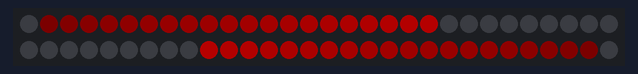
A sketch run on a simulated Arduino Uno, built with avr-gcc and run on an emulated ATmega328P. Shown: 60 RGB LEDs in strip order, left to right, continuing on the next row. Dim RGB values are drawn brighter than linear; random numbers use the default seed unless the sketch sets one.

Above: at 0.16 s.
At 1.69 s:
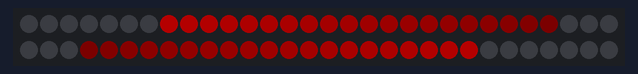
At 2.92 s:
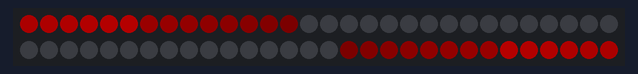
At 7.24 s:
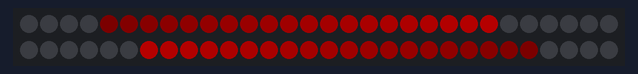
At 10.61 s:
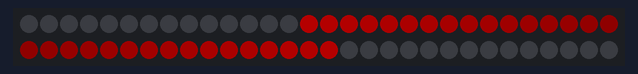
At 15.52 s:
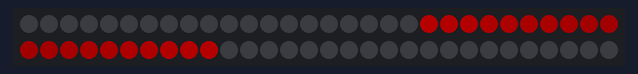

The sketch:

Effects.ino
```cpp
#include <Adafruit_NeoPixel.h>
#ifdef __AVR__
#include <avr/power.h>
#endif

#define PIN 21
#define NUMLEDS 60
#define BRIGHTNESS 64

Adafruit_NeoPixel strip = Adafruit_NeoPixel(NUMLEDS, PIN, NEO_GRB + NEO_KHZ800);

void setup() {
  strip.begin();
  strip.setBrightness(BRIGHTNESS);
  strip.show();
}

void loop() {
  strip.clear();

  //MaxAmperageTest(50);
  //StrangerThings(" BEHIND YOU ", 1200);

  //Punto de fuego rebotando.
  ResetIVs(0.9);
  for (int i = 0; i <= 25; i++) {
    //Gravity(255, 220, 255, 0.95, 0.85, 0);
  }

  //Coche fantastico arcoiris.
  for (int i = 0; i <= 3; i++) {
    //KnightRider(30, 0.5, 5, 0, 50);
  }

  //Coche fantastico.
  KnightRiderSetHue(0);
  for (int i = 0; i <= 6; i++) {
    KnightRider(20, 0, 0, true, 10);
  }
}
```

Gravity.ino
```cpp
#include <Adafruit_NeoPixel.h>
#include <Math.h>
#ifdef __AVR__
#include <avr/power.h>
#endif

// v=12; a=-0.6 :: Para que el punto llegue hasta el led 60 en t=10.
float v = NUMLEDS / 5.0;
float a = -v / 20.0;
float d = 0.9;

void ResetIVs(float decay) {
  v = NUMLEDS / 5;
  a = -v / 20.0;
  d = decay;
}

void Gravity(uint8_t red, uint8_t green, uint8_t blue, float redsmooth, float greensmooth, float bluesmooth) {
  int pos = 0;
  for (float t = 0; pos >= 0; t += 0.06) {
    pos = CalcPosition(t);
    strip.setPixelColor(pos, red, green, blue);
    strip.show();
    Smooth(redsmooth, greensmooth, bluesmooth);
  }
  v *= d;
}

int CalcPosition(float t) {
  float res = (t * v) + (t * t * a);
  return round(res);
}
```

KnightRider.ino
```cpp
#include <Adafruit_NeoPixel.h>
#ifdef __AVR__
#include <avr/power.h>
#endif

float hue = 0;  //Color inicial, de 0 a 255. Float para que lo podamos modificar mas suavemente.

void KnightRiderSetHue(float h) {
  hue = h;
}

void KnightRider(int trail, float rainbow, float rainbowTrail, bool mirrored, uint8_t wait) {
  for (int i = 0; i < NUMLEDS * 2; i++) {
    Trail(i, trail, rainbowTrail, true);

    strip.show();
    delay(wait);
    hue += rainbow;  //Comentar si no quieres que vaya rotando colores.
  }
}

void Trail(int startPos, int trail, float rainbowTrail, bool mirrored) {
  int mirror = 1 + mirrored;
  for (int j = 0; j <= trail; j++) {
    uint32_t color;
    int pos;
    float alpha;
    //Vamos desde 0 hasta el doble del nº de leds
    pos = (startPos + j) % (NUMLEDS * 2 / mirror);
    alpha = (j * 1.0f) / (trail);

    color = Wheel(hue + j * rainbowTrail, alpha);

    if (pos >= NUMLEDS / mirror) {
      //Si pos es mayor al nº de leds, vamos hacia la izq.
      pos = (NUMLEDS - pos % (NUMLEDS)) - 1;
    }

    strip.setPixelColor(pos, color);
    if (mirrored) {
      strip.setPixelColor(NUMLEDS - pos - 1, color);
    }
  }
}
```

MaxAmperageTest.ino
```cpp
#include <Adafruit_NeoPixel.h>
#ifdef __AVR__
#include <avr/power.h>
#endif

void MaxAmperageTest(int wait) {
  strip.setBrightness(255);

  for (int i = 0; i < NUMLEDS; i++) {
    strip.setPixelColor(i, 255, 255, 255);
    strip.show();
    delay(wait);
  }

  delay(wait * 10);
  strip.setBrightness(BRIGHTNESS);
}
```

StrangerThings.ino
```cpp
#include <Adafruit_NeoPixel.h>

String letters = "ABCDEFGHIJKLMNOPQRSTUVWXYZÑ";
int spacing = 2;
void StrangerThings(String phrase, int wait) {
  for (int i = 0; i < phrase.length(); i++) {
    int pos = letters.indexOf(phrase.charAt(i));
    strip.setPixelColor(pos * spacing, GetRandomColor());
    strip.show();
    delay(wait);
    strip.setPixelColor(pos * spacing, 0);
  }
}
```

Utility.ino
```cpp
//La misma funcion Wheel que viene en los ejemplos, pero le he añadido el parametro alpha para controlar el brillo.
uint32_t Wheel(byte WheelPos, float alpha) {
  WheelPos = 255 - WheelPos;
  if (WheelPos < 85) {
    return strip.Color((255 - WheelPos * 3) * alpha , 0, WheelPos * 3 * alpha);
  }
  if (WheelPos < 170) {
    WheelPos -= 85;
    return strip.Color(0, WheelPos * 3 * alpha, (255 - WheelPos * 3) * alpha);
  }
  WheelPos -= 170;
  return strip.Color(WheelPos * 3 * alpha,  (255 - WheelPos * 3) * alpha, 0);
}

void Smooth(float r, float g, float b) {
  for (int i = 0; i < NUMLEDS; i++) {
    SmoothPixel(i, r, g, b);
  }
}

void SmoothPixel(int i, float r, float g, float b) {
  //Cojemos los valores RGB del strip.Color que nos pasan (formato int), y los suavizamos segun los parametros de entrada.
  long lngRGB = strip.getPixelColor(i);

  if (lngRGB != 0) {
    uint8_t u8R = (uint8_t)((lngRGB >> 16) & 0xff),
            u8G = (uint8_t)((lngRGB >> 8) & 0xff),
            u8B = (uint8_t)(lngRGB & 0xff);

    strip.setPixelColor(i, u8R * r, u8G * g, u8B * b);
  }
}

uint32_t GetRandomColor() {
  byte r = random(256);
  return Wheel(r, 1.0);;
}
```

Measured:
- by itself, everything shown: repeats every 15.0 s, in 49 steps
